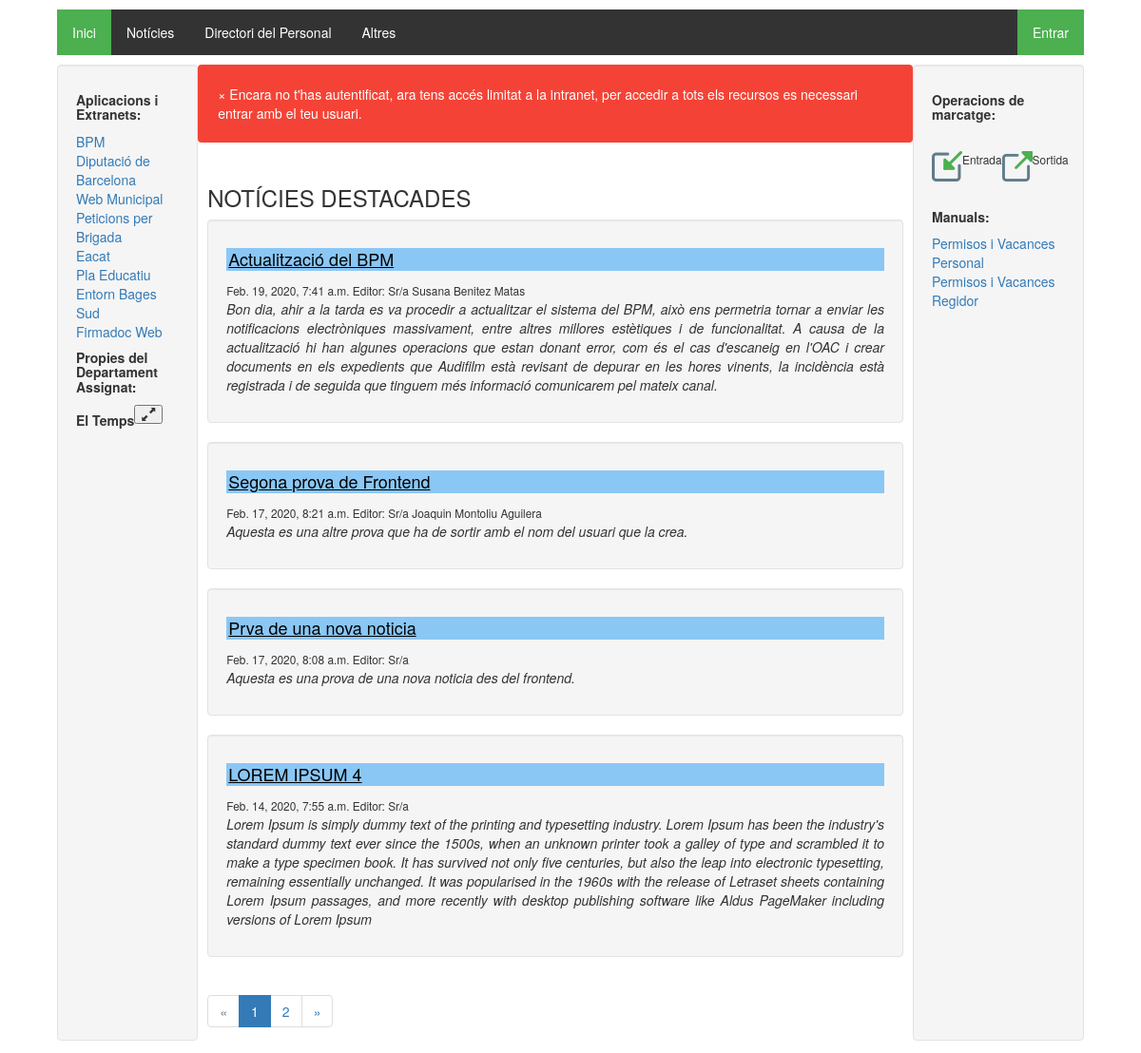
/intranet/, run on the app's committed database.
### intranet/models.py (models this page shows, shortened)
class Links(models.Model):
    titol = models.CharField(max_length=100)
    url = models.CharField(max_length=250)
    tipologia = (
        ('privat','privat'),
        ('public','public'),
    )
    tipus = models.CharField(max_length=20, choices=tipologia, default='public')
    areas = models.ManyToManyField(Area)

class Noticia(models.Model):
    titol = models.CharField(max_length=100)
    text = models.TextField(null = True, blank=True)
    document = models.FileField(upload_to='noticies', blank=True, null=True)
    creat_en = models.DateTimeField(auto_now_add=True)
    publicat = models.BooleanField(default=False)
    destacada = models.BooleanField(default=False)
    treballador = models.ForeignKey(Treballadors, on_delete=models.CASCADE, blank=True, null=True)
    def was_published_recently(self):
        return self.creat_en >= timezone.now() - datetime.timedelta(days=1)
    was_published_recently.admin_order_field = 'creat_en'
    was_published_recently.boolean = True
    was_published_recently.short_description = 'Publicat recentment?'

class Manual(models.Model):
    titol = models.CharField(max_length=100)
    text = models.TextField(null = True, blank=True)
    document = models.FileField(upload_to='manuals', blank=True, null=True)
    creat_en = models.DateTimeField(auto_now_add=True)
    publicat = models.BooleanField(default=False)
    def was_published_recently(self):
        return self.creat_en >= timezone.now() - datetime.timedelta(days=1)
    was_published_recently.admin_order_field = 'creat_en'
    was_published_recently.boolean = True
    was_published_recently.short_description = 'Publicat recentment?'

### tramitador/models.py (models this page shows, shortened)
class Treballadors(AbstractUser):
    usuari = models.CharField(max_length=20)
    foto = models.FileField(upload_to='fotos', blank=True, null=True)
    """nom = models.CharField(max_length=20)
    cognoms = models.CharField(max_length=20)
    email = models.CharField(max_length=50)"""
    dni = models.CharField(max_length=20, null = True, blank=True)
    areas = models.ManyToManyField(Area)
    id_crosschex = models.IntegerField(max_length=4, null = True, blank=True)
    pass_crosschex =  models.IntegerField(max_length=4, null = True, blank=True)
    observacions = models.TextField(null = True, blank=True)
    """rol = models.CharField(max_length=20, choices = tip_rols, default = 'treb')
    estat = models.CharField(max_length=10, choices = tip_estats, default = 'alta')"""
    representant = models.ForeignKey('self', on_delete=models.CASCADE, blank=True, null = True)
    class Meta:
        ordering = ['first_name','last_name']

### intranet/views.py (the view)
def index(request):
    if request.method =='POST':
        pk = request.POST.get('seleccio')
        user = get_object_or_404(Treballadors, pk=pk)
        request.user = user
        auth.login(request, user)
    page = request.GET.get('page', 1)
    noticies = Noticia.objects.all().filter(publicat=True).exclude(destacada=False).order_by('-creat_en')
    paginator = Paginator(noticies, 4)
    try:
        noticies = paginator.page(page)
    except PageNotAnInteger:
        noticies = paginator.page(1)
    except EmptyPage:
        noticies = paginator.page(paginator.num_pages)
    noticies = {'noticies':noticies}
    manual = getManual()
    context = getMenu(request)
    context.update(manual)
    context.update(noticies)
    return render(request, 'index.html',context)

### intranet/views.py (called while the page is built)
def getManual():
    manuals = Manual.objects.all().filter(publicat=True)
    context = {'manuals':manuals}
    return context

def getMenu(request):
    links_publics = Links.objects.all().filter(tipus='public')
    try:
        if request.user is not None:
            links_privats = Links.objects.all().filter(areas__in = request.user.areas.all()).exclude(tipus='public')
            context =  {'links_publics':links_publics, 'links_privats':links_privats}
        else:
            context = {'links_publics':links_publics}
    except:
        context = {'links_publics':links_publics}
    return context

### intranet/templates/index.html (shortened to what this page needs)
{% extends 'base.html' %}
{% block content %}
<div class="main_block">
  {% if not user.is_authenticated %}
  <div class="alert">
    <span class="closebtn" onclick="this.parentElement.style.display='none';">&times;</span>
     Encara no t'has autentificat, ara tens accés limitat a la intranet, per accedir a tots els recursos es necessari entrar amb el teu usuari.
  </div>
  {% endif %}
  <div class="noticies">
    <div>
      <h3>NOTÍCIES DESTACADES</h3>
      {% for noticia in noticies %}
        <div class="col well">
          <h4 class="titol">{{noticia.titol}}</h4>
          <small class="data">{{noticia.creat_en}} Editor: Sr/a {{noticia.treballador.first_name}} {{noticia.treballador.last_name}} </small>
          <p class="text">{{noticia.text}}</p>
        </div>
      {% endfor %}
      {% if noticies.has_other_pages %}
  <ul class="pagination">
    {% if noticies.has_previous %}
      <li><a href="?page={{ noticies.previous_page_number }}">&laquo;</a></li>
    {% else %}
      <li class="disabled"><span>&laquo;</span></li>
    {% endif %}
    {% for i in noticies.paginator.page_range %}
      {% if noticies.number == i %}
        <li class="active"><span>{{ i }} <span class="sr-only">(current)</span></span></li>
      {% else %}
        <li><a href="?page={{ i }}">{{ i }}</a></li>
      {% endif %}
    {% endfor %}
    {% if noticies.has_next %}
      <li><a href="?page={{ noticies.next_page_number }}">&raquo;</a></li>
    {% else %}
      <li class="disabled"><span>&raquo;</span></li>
    {% endif %}
  </ul>
{% endif %}
    </div>
  </div>
</div>
{% endblock %}

### intranet/templates/base.html (shortened to what this page needs)
<!DOCTYPE html>
{% load static %}
{% load group %}
<html lang="es">
  <head>
    <link rel="stylesheet" href="https://maxcdn.bootstrapcdn.com/bootstrap/3.3.5/css/bootstrap.min.css">
    <link rel="stylesheet" href="https://maxcdn.bootstrapcdn.com/font-awesome/4.4.0/css/font-awesome.min.css">
    <link rel="stylesheet" href="//code.jquery.com/ui/1.12.1/themes/base/jquery-ui.css">
    <link rel="stylesheet" href="{% static 'intranet/css/style.css' %}">
  </head>
  <body>
    <div id="heading">
    </div>
    <div class="main_block">
    {% block menu_principal %}
      <div id="options_block">
        <ul class="menu_options">
          <li><a href="{% url 'indexIntranet' %}" class="active">Inici</a></li>
          <li><a href="{% url 'noticies' %}">Notícies</a></li>
          <li><a href="">Directori del Personal</a></li>
          <li><a href="">Altres</a></li>
          {% if not user.is_authenticated %}
            <li class="menu_options_dreta"><a href="{% url 'login' %}" class="active">Entrar</a></li>
          {% endif %}
        </ul>
      </div>
    {% endblock %}
    <div class="second_block">
    {% block links %}
          <div class="col-md-2 well">
            <h5>Aplicacions i Extranets:</h5>
            <ul>
              {% for link in links_publics %}
                <li><a href="{{link.url}}" target="_blank">{{link.titol}}</a></li>
              {% endfor %}
            </ul>
            <h5>Propies del Departament Assignat:</h5>
            <div id="meteo">
              <h5>El Temps <button id="meteo" class="glyphicon glyphicon-resize-full"></button></h5>
              <iframe src="https://static-m.meteo.cat/ginys/municipal8d?location=082628&language=ca&color=2c3e50&tempFormat=ºC" title="Predicció municipal a 8 dies" frameborder="0" style="border: 0" scrolling="yes" width="200" height="218"></iframe>
            </div>
        </div>
        {% endblock %}
        {% block content %}
        {% endblock %}
        {% block manuals %}
          <div class="col-md-2 well">
            <h5>Operacions de marcatge:</h5>
            <div class="fitxar">
              <img id="marc_entrada" src="{% static 'intranet/logos/inside.png' %}" alt="Entrada"></img><small>Entrada</small>
              <img id="marc_sortida" src="{% static 'intranet/logos/outside.png' %}" alt="Sortida"></img><small>Sortida</small>
            </div>
          <h5>Manuals:</h5>
            <ul>
              {% for manual in manuals %}
                <li><a target="_blank" href='/static/documents/upload/{{manual.document}}'>{{ manual.titol }}</a></li>
              {% endfor %}
            </ul>
        </div>
      {% endblock %}
      </div>
    </div>
  </body>
  <html>

### tramitador/static/intranet/css/style.css (style rules this page uses)
#heading { display:flex; flex-direction: row; justify-content: center; align-content:center; align-items:center; width: 90%; height: auto; margin-left: auto; margin-right: auto; padding: 5px; text-decoration: underline; font-weight: bold; }
.main_block { display:flex; flex-direction:column; width: 90%; margin-left: auto; margin-right: auto; height: auto; justify-content:flex-start; }
#meteo { z-index: 100; position: absolute; }
.fitxar { display: flex; justify-content:space-around; flex-direction:row; cursor: pointer; }
.fitxar img { width: 32px; height: 32px; }
.second_block { margin-top: 10px; display:flex; flex-direction:row; max-width:"200px"; min-width:"200px"; height: auto; justify-content:space-between; }
.second_block { margin-top: 10px; display:flex; flex-direction:row; max-width:"200px"; min-width:"200px"; height: auto; justify-content:flex-start; }
.second_block ul { list-style-position: inside; padding-left: 0; list-style: none; }
.second_block h5 { font-weight: bold; }
.fitxar { padding-top:20px; padding-bottom: 20px; }
.alert { padding: 20px; background-color: #f44336; color: white; margin-bottom: 15px; }
.noticies { display:flex; flex-direction:column; height: auto; width:100%; justify-content: flex-start; padding:10px; }
.noticies h4 { text-decoration: underline; }
.noticies .titol { background-color:#8AC7F5; padding:2px; color:black; font-size: weight; }
.noticies .data { text-align: right; }
.noticies .text { font-style: oblique; text-align:justify; }
ul.menu_options { list-style-type: none; margin: 0; padding: 0; overflow: hidden; background-color: #333; }
ul.menu_options li { float: left; }
ul.menu_options li.menu_options_dreta { float:right; }
ul.menu_options li a { display: block; color: white; text-align: center; padding: 14px 16px; text-decoration: none; }
.active { background-color: #4CAF50; }
a, i { cursor: pointer; }

### data on the page
Links: titol "BPM"
Links: titol "Diputació de Barcelona"
Links: titol "Web Municipal"
Links: titol "Peticions per Brigada"
Links: titol "Eacat"
Links: titol "Pla Educatiu Entorn Bages Sud"
Links: titol "Firmadoc Web"
Noticia: titol "Actualització del BPM", creat_en "Feb. 19, 2020, 7:41 a.m.", treballador.first_name "Susana", treballador.last_name "Benitez Matas", text "Bon dia, ahir a la tarda es va procedir a actualitzar el sistema del BPM, això ens permetria tornar a enviar les notificacions electròniques massivament, entre altres millores estètiques i de funcionalitat. A causa de la actualització hi han algunes operacions que estan donant error, com és el cas d'escaneig en l'OAC i crear documents en els expedients que Audifilm està revisant de depurar en les hores vinents, la incidència està registrada i de seguida que tinguem més informació comunicarem pel mateix canal."
Noticia: titol "Segona prova de Frontend", creat_en "Feb. 17, 2020, 8:21 a.m.", treballador.first_name "Joaquin", treballador.last_name "Montoliu Aguilera", text "Aquesta es una altre prova que ha de sortir amb el nom del usuari que la crea."
Noticia: titol "Prva de una nova noticia", creat_en "Feb. 17, 2020, 8:08 a.m.", text "Aquesta es una prova de una nova noticia des del frontend."
Noticia: titol "LOREM IPSUM 4", creat_en "Feb. 14, 2020, 7:55 a.m.", text "Lorem Ipsum is simply dummy text of the printing and typesetting industry. Lorem Ipsum has been the industry's standard dummy text ever since the 1500s, when an unknown printer took a galley of type and scrambled it to make a type specimen book. It has survived not only five centuries, but also the leap into electronic typesetting, remaining essentially unchanged. It was popularised in the 1960s with the release of Letraset sheets containing Lorem Ipsum passages, and more recently with desktop publishing software like Aldus PageMaker including versions of Lorem Ipsum"
Manual: titol "Permisos i Vacances Personal"
Manual: titol "Permisos i Vacances Regidor"

### other printed values
{{ i }} "1"
{{ i }} "2"
